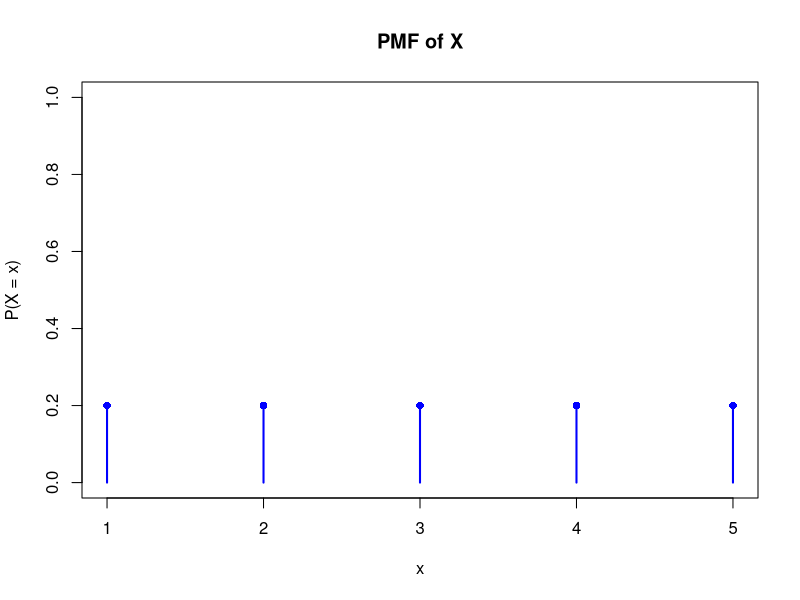
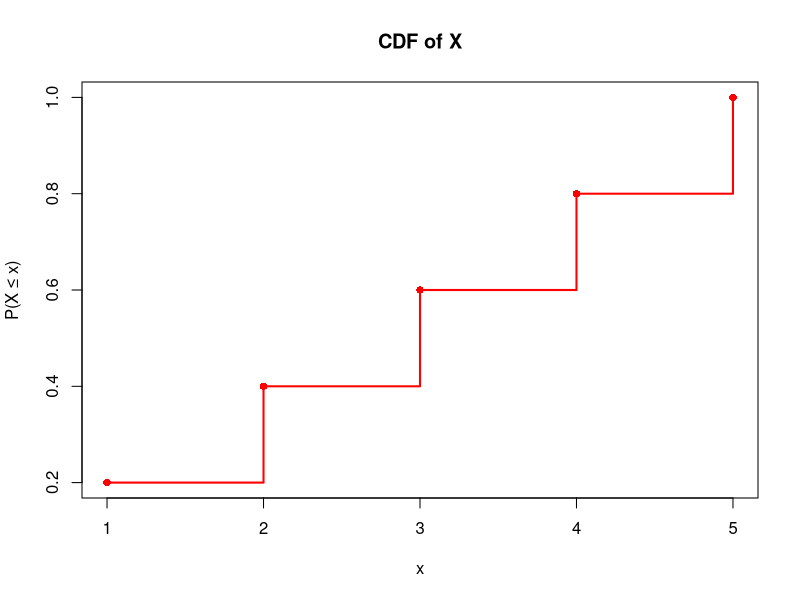
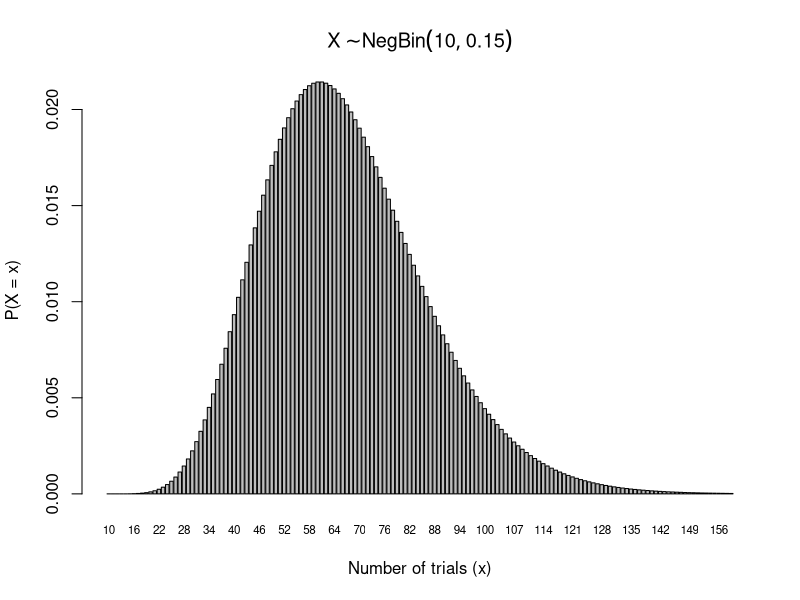
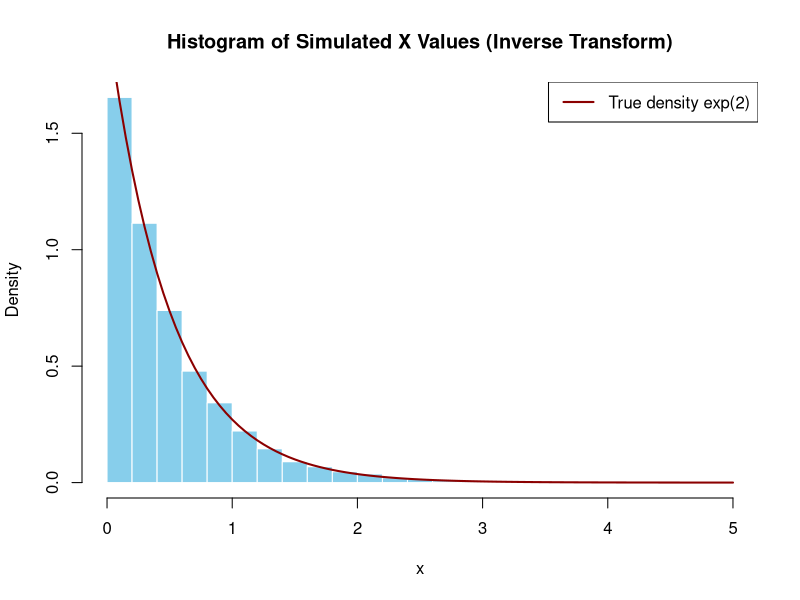

Reproduce these figures in R, in order.
## ---- chunk 1
set.seed(2025) # set seed for reproducibility
sample(1:6, 10, replace=TRUE)  # Rolling a fair six-sided die 10 times
sample(1:6, 100, replace=TRUE) # 100 times
sample(1:6, 1000, replace=TRUE) # 1000 times
## ---- chunk 2
set.seed(2025) # set seed for reproducibility
mean(sample(1:6,1000,replace=TRUE)) 
## ---- chunk 3
mean(sample(1:6,1000,replace=TRUE)) 
mean(sample(1:6,1000,replace=TRUE)) 
mean(sample(1:6,1000,replace=TRUE)) 
mean(sample(1:6,1000,replace=TRUE)) 
mean(sample(1:6,1000,replace=TRUE)) 
## ---- chunk 4
numerator <- 1
denominator <- factorial(10) / (factorial(3)*factorial(3)*factorial(2))

(prob <- numerator/denominator)
## ---- chunk 5
x <- 1:5

# PMF: Each has equal probability
pmf <- rep(1/5, length(x))

# CDF: Cumulative sum of PMF
cdf <- cumsum(pmf)

# Plot PMF
plot(x, pmf, type="h", lwd=2, col="blue", ylim=c(0, 1),
     main="PMF of X", ylab="P(X = x)", xlab="x")
points(x, pmf, pch=16, col="blue")

# Plot CDF
plot(x, cdf, type="s", lwd=2, col="red",
     main="CDF of X", ylab="P(X ≤ x)", xlab="x")
points(x, cdf, pch=16, col="red")

## ---- chunk 6
dbinom(0, 6, 0.8)
## ---- chunk 7
pbinom(4, 6, 0.8)
## ---- chunk 8
pnbinom(100-10, 10, 0.15)
## ---- chunk 9
# Parameters
r <- 10       # number of successes
p <- 0.15     # probability of success
max_x <- 150  # max number of trials

# Create x values (total trials)
x_vals <- r:(r + max_x - 1)  # total trials from 10 to 159

# Compute probabilities for failures = 0 to 149
probs <- dnbinom(0:(max_x - 1), size = r, prob = p)

# Plotting
barplot(
  probs,
  names.arg = x_vals,
  xlab = "Number of trials (x)",
  ylab = "P(X = x)",
  main = expression(X %~% NegBin(10, 0.15)),
  cex.names = 0.7  # shrink axis labels to avoid overlap
)
## ---- chunk 10
set.seed(123)  # for reproducibility

# Define possible outcomes and their probabilities
outcomes <- c(-39600, -9600, 400)
probs <- c(1/5000, 1/1000, 4994/5000)

# Simulate 10,000 profits
simulated_profits <- sample(outcomes, size = 10000, replace = TRUE, prob = probs)
## ---- chunk 11
mean(simulated_profits)
## ---- chunk 12
sd(simulated_profits)
## ---- chunk 13
sim <- NULL
N <- 5000

for (i in 1:N){
  x <- sample(0:2, size = 1, prob = c(1/3, 1/6, 1/2))
  flips <- sample(0:1, size=2*x, replace=TRUE)
  if (sum(flips) > 1 & x == 1){
    success <- 1
  } else{
    success <- 0
  }
  sim[i] <- success
}

mean(sim)
## ---- chunk 14
set.seed(2025)

# Parameters
lambda <- 2
n <- 10000

# Inverse transform sampling
u <- runif(n)
x <- -log(1 - u) / lambda

# Plot histogram with density overlay
hist(
  x,
  breaks = 30,
  probability = TRUE,
  col = "skyblue",
  border = "white",
  xlab = "x",
  main = "Histogram of Simulated X Values (Inverse Transform)"
)

# Overlay true exponential density for comparison
curve(dexp(x, rate = lambda), col = "darkred", lwd = 2, add = TRUE)
legend("topright", legend = c("True density exp(2)"), col = "darkred", lwd = 2)

## ---- chunk 15
mean(x)
